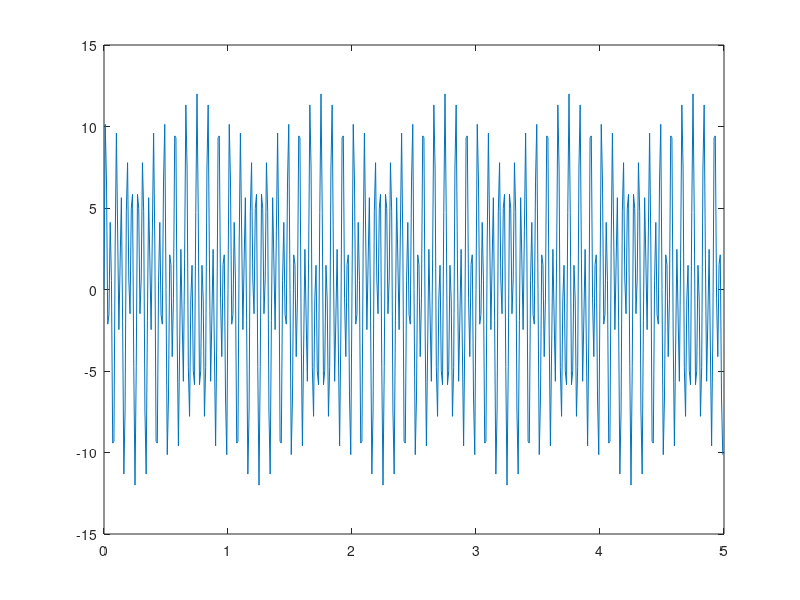
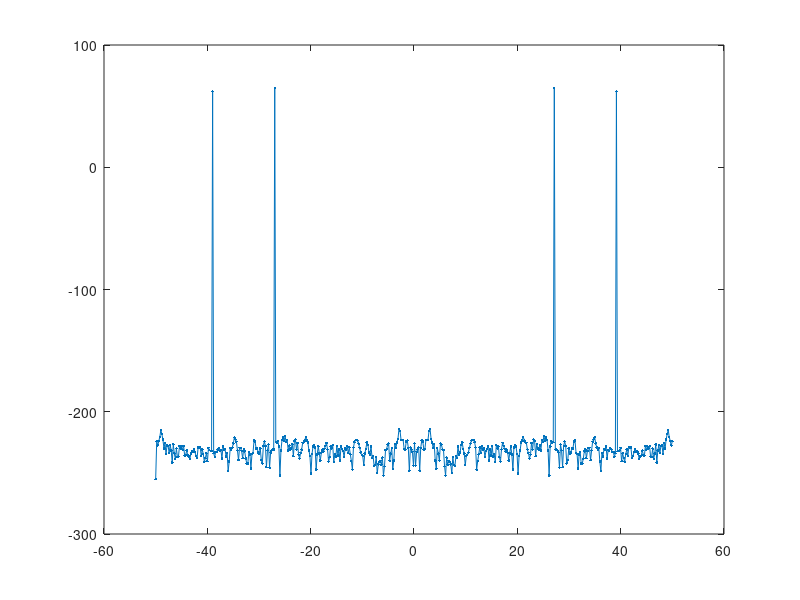
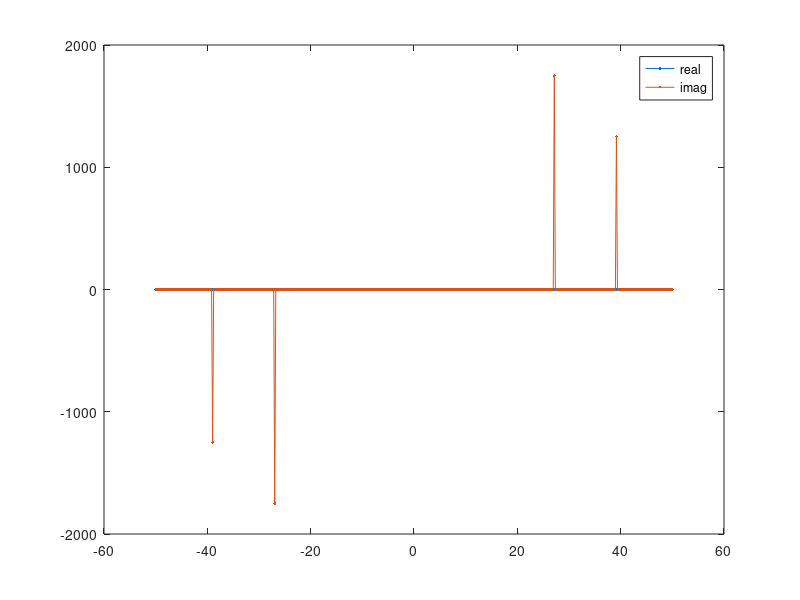
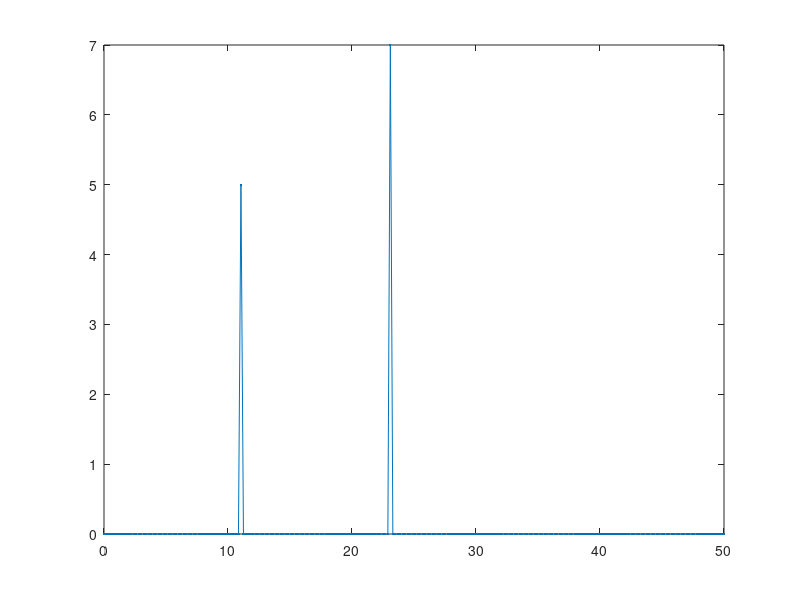

Reproduce these figures in MATLAB, in order.
%% fft example to show basics and look into scaling
%
% jdv 07212016

% temporal sampling info
fs = 100;       % 100 Hz (samples/second)
dt = 1/fs;      % time step/resolution
nSecs = 5;      % number of seconds
t = 0:dt:nSecs-dt; % sample for n second
L = length(t);  % length of vector

% build time signal
a1 = 5;     % amplitude of first signal
a2 = 7;     % amplitude of second
freq1 = 11; % freq location of first signal
freq2 = 23; % freq location of second
y = a1*sin(freq1*t*2*pi) + a2*sin(freq2*t*2*pi);

% plot time series
plot(t,y);

% get frequency content
nfft = length(y);
ns = nfft/2;                % no. spectral lines (single side)
fn = fs/2;                  % nyquist freq
f = fn*linspace(0,1,ns);    % single sided frequency vector [hz]
ff = fn*linspace(-1,1,ns*2); % double sided frequnecy vector [hz]

% fft of signal, y
yy = fft(y,nfft);       

% plot log mag
figure
plot(ff,mag2db(abs(yy)),'.-') % log mag

% plot imag/real components
figure
plot(ff,real(yy),'.-');
hold on
plot(ff,imag(yy),'.-');
hold off
legend({'real'; 'imag'})

% get single sided
P2 = abs(yy/L);              % scale two sided
P1 = P2(1:ns);               % single sided
P1(2:end-1) = 2*P1(2:end-1); % double amplitude for single side

% plot single sided
figure
plot(f,P1,'.-');


% psd
[pxx,f] = pwelch(y,[],[],[],fs);
figure
plot(f,mag2db(pxx));
plot(f,pxx);








